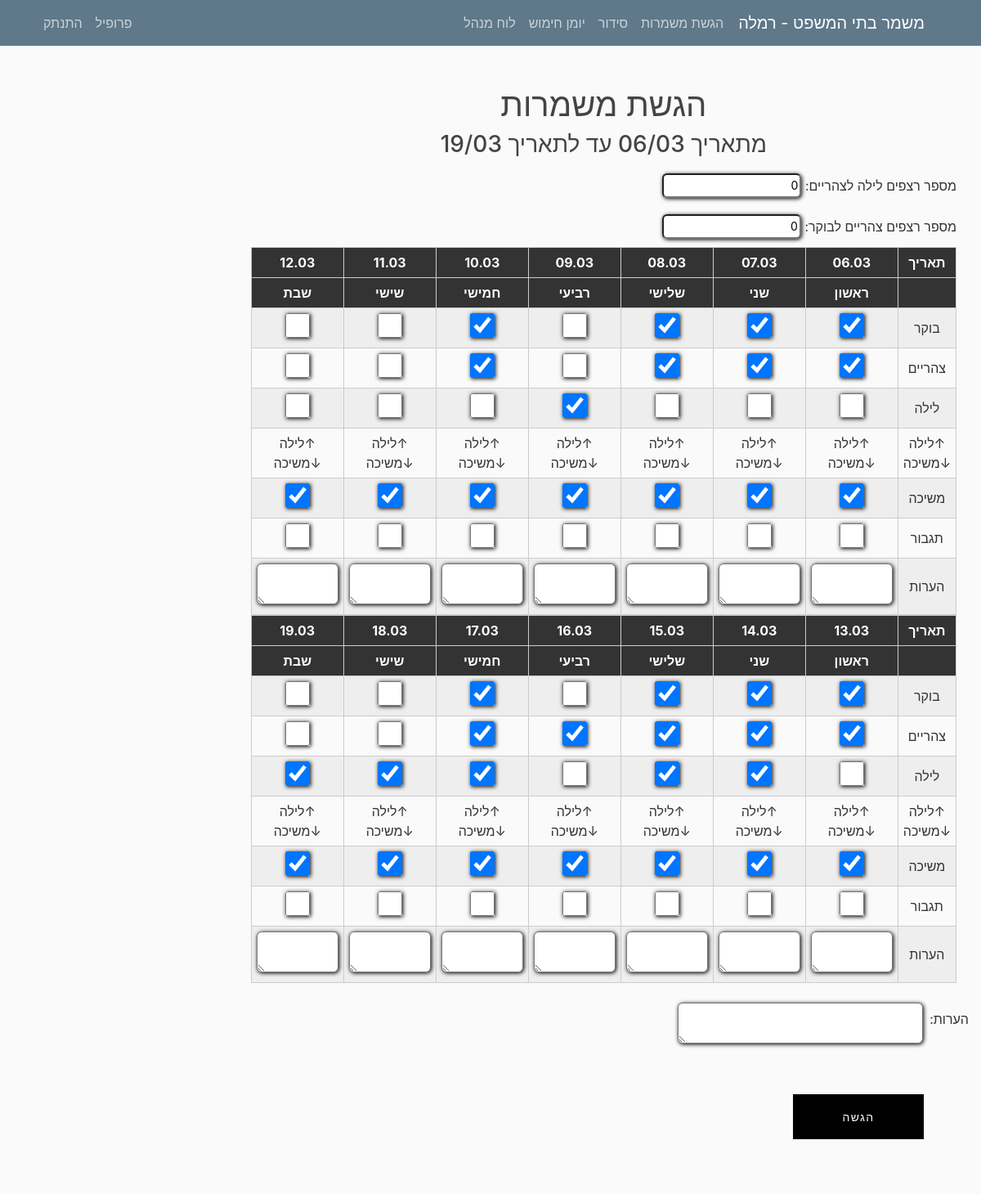
The app's page /serve/ (signed in) with its own data.
### mishmar/models.py (models this page shows, shortened)
class Settings(models.Model):
    submitting = models.BooleanField(default=True, verbose_name="ניתן להגיש/לשנות הגשות")
    pin_code = models.IntegerField(default=1234, verbose_name="קוד זיהוי")
    officer = models.CharField(max_length=20, verbose_name="קצין מתקן")
    city = models.CharField(max_length=100, verbose_name="עיר")
    max_seq0 = models.IntegerField(default=2, verbose_name="מספר רצפים מקסימלי לילה לצהריים")
    max_seq1 = models.IntegerField(default=2, verbose_name="מספר רצפים מקסימלי צהריים לבוקר")
    version = models.CharField(max_length=10, default="1.0", verbose_name="גרסה")
    friday_morning = models.BooleanField(default=False, verbose_name="שישי בוקר נחשב במינימום הגשות?", blank=True)
    friday_noon = models.BooleanField(default=False, verbose_name="שישי בצהריים נחשב במינימום הגשות?", blank=True)
    num_mags = models.PositiveIntegerField(default=3, verbose_name="מספר מחסניות")
    hand_cuffs = models.PositiveIntegerField(default=8, verbose_name="מספר אזיקים")
    num_mag_cases = models.PositiveIntegerField(default=8, verbose_name="מספר פונדות")
    num_gun_cases = models.PositiveIntegerField(default=8, verbose_name="מספר נרתיקים")

class Shift(models.Model):
    user = models.ForeignKey(User, on_delete=models.CASCADE)
    organization = models.ForeignKey(Organization1, on_delete=models.CASCADE, blank=True, null=True)
    notes = models.TextField(max_length=200, blank=True, verbose_name="הערות")
    seq_night = models.IntegerField(default=0, verbose_name="מ\"ס רצפים לילה לצהריים")
    seq_noon = models.IntegerField(default=0, verbose_name="מ\"ס רצפים צהריים לבוקר")
    weeks_data = JSONField()
    class Meta:
        verbose_name = "הגשה"
        verbose_name_plural = "הגשות"

### users/models.py (models this page shows, shortened)
class UserSettings(models.Model):
    user = models.OneToOneField(User, on_delete=models.CASCADE)
    nickname = models.CharField(default="אין", max_length=20, verbose_name="כינוי", blank=True)
    night = models.IntegerField(default=0, verbose_name="לילה")
    sat_night = models.IntegerField(default=0, verbose_name="שישי לילה/מוצ\"ש")
    fri_noon = models.IntegerField(default=0, verbose_name="שישי צהריים")
    sat_morning = models.IntegerField(default=0, verbose_name="שבת בוקר/צהריים")
    image = models.TextField(default="", verbose_name="תמונה", blank=True)
    sat = models.BooleanField(default=False, verbose_name="עושה רק מוצ\"ש")
    language = models.CharField(default="hebrew", max_length=30, verbose_name="שפה")
    class Meta:
        verbose_name = "הגדרות משתמש"
        verbose_name_plural = "הגדרות משתמשים"

### mishmar/views.py (the view, shortened to what this page needs)
# urls.py: path("serve/", views.shift_view, name="Serve"),
@login_required
def shift_view(request):
    organization = Organization.objects.order_by('-date')[0]
    notes_text = ""
    empty = False
    settings = Settings.objects.last()
    submitting = settings.submitting
    user_settings = USettings.objects.all().filter(user=request.user).first()
    days = []
    for x in range(organization.num_weeks * 7):
        days.append(Organization.objects.order_by('-date')[0].date + datetime.timedelta(days=x))
    events = Event.objects.all()
    for x in range(organization.num_weeks * 7):
        if len(events.filter(date2=days[x])) > 0:
            for ev in events.filter(date2=days[x]):
                if user_settings.nickname == ev.nickname:
                    message = f'לא לשכוח בתאריך {ev.date2} יש {ev.description}. אם יש שינוי להודיע!'
                    message = translate_text(message, request.user, "hebrew")
                    messages.info(request, message)
                elif ev.nickname == 'כולם':
                    message = f'לא לשכוח בתאריך {ev.date2} יש {ev.description}'
                    message = translate_text(message, request.user, "hebrew")
                    messages.info(request, message)
                elif ev.nickname == 'מנהלים' and isStaff(request.user):
                    message = f'לא לשכוח בתאריך {ev.date2} יש {ev.description}'
                    message = translate_text(message, request.user, "hebrew")
                    messages.info(request, message)
                elif ev.nickname == 'אחמשים' and is_manager(request.user):
                    message = f'לא לשכוח בתאריך {ev.date2} יש {ev.description}'
                    message = translate_text(message, request.user, "hebrew")
                    messages.info(request, message)
    if request.method == 'POST':
        if not submitting:
            messages.error(request, "לא ניתן כבר להגיש ולשנות משמרות")
            return redirect('Home')
        if not already_submitted(request.user):
            shift = Shift()
            shift_data_temp = {}
            for i in range(organization.num_weeks):
                shift_data_temp[str(i)] = {}
                for j in range(1, 8):
                    shift_data_temp[str(i)][f'M{j}'] = False
                    shift_data_temp[str(i)][f'P{j}'] = True
                    shift_data_temp[str(i)][f'A{j}'] = False
                    shift_data_temp[str(i)][f'N{j}'] = False
                    shift_data_temp[str(i)][f'R{j}'] = False
                    shift_data_temp[str(i)][f'notes{j}'] = ""
            shift.weeks_data = shift_data_temp
        else:
            org = Organization.objects.order_by('-date')[0]
            shifts = Shift.objects.filter(organization=org)
            shift = shifts.filter(user=request.user).first()
            notes_text = str(shift.notes)
        shift.user = request.user
        shift.organization = Organization.objects.order_by('-date').first()
        notes_area = request.POST.get("notesArea")
        shift.notes = notes_area
        shift.seq_night = request.POST.get(f"seq_night", 0)
        shift.seq_noon = request.POST.get(f"seq_noon", 0)
        shift_data_temp = {}
        for i in range(organization.num_weeks):
            shift_data_temp[str(i)] = {}
            for j in range(1, 8):
                shift_data_temp[str(i)][f'M{j}'] = False
                shift_data_temp[str(i)][f'P{j}'] = True
                shift_data_temp[str(i)][f'A{j}'] = False
                shift_data_temp[str(i)][f'N{j}'] = False
                shift_data_temp[str(i)][f'R{j}'] = False
                shift_data_temp[str(i)][f'notes{j}'] = ""
        for i in range(organization.num_weeks):
            for j in range(1, 8):
                shift_data_temp[str(i)][f"M{j}"] = checkbox(request.POST.get(f"M{j}_{i}", False))
                shift_data_temp[str(i)][f"P{j}"] = checkbox(request.POST.get(f"P{j}_{i}", False))
                shift_data_temp[str(i)][f"A{j}"] = checkbox(request.POST.get(f"A{j}_{i}", False))
                shift_data_temp[str(i)][f"N{j}"] = checkbox(request.POST.get(f"N{j}_{i}", False))
                shift_data_temp[str(i)][f"R{j}"] = checkbox(request.POST.get(f"R{j}_{i}", False))
                shift_data_temp[str(i)][f"notes{j}"] = request.POST.get(f"notes{j}_{i}", False)
        if not already_submitted(request.user):
            messages.success(request, translate_text(f'משמרות הוגשו בהצלחה!', request.user, "hebrew"))
        else:
            messages.success(request, translate_text(f'משמרות עודכנו בהצלחה!', request.user, "hebrew"))
        shift.weeks_data = shift_data_temp
        shift.save()
        shift_data = shift.weeks_data
        return redirect("Home")
    else:
        if not submitting:
            shifts = Shift.objects.order_by('-organization__date')
            if len(shifts.filter(user=request.user, organization=organization).order_by('-organization__date')) > 0:
                shift = shifts.filter(user=request.user).order_by('-organization__date').first()
                shift_data = shift.weeks_data
                notes_text = str(shift.notes)
            else:
                empty = True
        else:
            shifts = Shift.objects.filter(organization=organization)
            shift = shifts.filter(user=request.user).first()
            shift_data = shift.weeks_data
            notes_text = str(shift.notes)
    if not empty:
        context = {
            "shift": shift,
            "shift_data": shift_data,
            "days": days,
            "submitting": submitting,
            "notes_text": notes_text,
            "empty": empty,
            "manager": False,
        }
    else:
        context = {
            "empty": empty,
            "manager": False,
        }
    return render(request, "mishmar/shifts.html", context)

### mishmar/templates/mishmar/shifts.html (shortened to what this page needs)
{% extends "mishmar/base.html" %}
{% load crispy_forms_filters %}
{% load crispy_forms_tags %}
{% block content %}
{% if request.user.username != 'metagber' %}
    {% if empty %}
        <h1>לא הגשת משמרות עדיין וכבר לא ניתן השבוע</h1>
    {% elif not submitting %}
        <h3>לא ניתן להגיש/לשנות משמרות כבר</h3>
        <h5>מתאריך {{ days|first|date:"d/m" }} עד לתאריך {{ days|last|date:"d/m" }} הגשה אחרונה: </h5>
        {% block view_form %}
    {% include "mishmar/ShiftView.html" %}
{% endblock %}
    {% else %}
    <h1>הגשת משמרות</h1>
<h3>מתאריך {{ days|first|date:"d/m" }} עד לתאריך {{ days|last|date:"d/m" }}</h3>
        <form method="POST">
        <fieldset class="form-group">
    {% block form %}
    {% include "mishmar/ShiftView.html" %}
{% endblock %}
            </fieldset>
            <div class="form-group">
            <div class="con buttons">
      <button class="but effect01" type="submit"><span>הגשה</span></button>
    </div>
     </div>
        </form>
    {% endif %}
    {% endif %}
{% endblock content %}

### mishmar/templates/mishmar/base.html (shortened to what this page needs)
{% load static %}
<!DOCTYPE html>
<html dir = rtl>
<head>
    <link rel="stylesheet" href="https://maxcdn.bootstrapcdn.com/bootstrap/4.0.0/css/bootstrap.min.css">
    <link rel="stylesheet" type="text/css" href="{% static 'mishmar/main.css' %}">
    <link rel="stylesheet" type="text/css" href="{% static 'mishmar/matrix.css' %}">
    <link rel="stylesheet" type="text/css" href="{% static 'mishmar/neon.css' %}">
</head>
<body>
    <header class="site-header">
      <nav class="navbar navbar-expand-md navbar-dark bg-steel fixed-top">
        <div class="container">
          <a class="navbar-brand mr-4" style="margin-left: 0.5em" href="{% url 'Home' %}">משמר בתי המשפט - {{ ""|get_city }}</a>
          <div class="collapse navbar-collapse" id="navbarToggle">
            <div class="navbar-nav ">
              {% if request.user.is_authenticated %}
              {% if request.user.username != 'metagber' %}
              <a class="nav-item nav-link" href="{% url 'Serve' %}">{{ request.user|get_base_string:"1" }}</a>
                <a  class="nav-item nav-link" href="{% url 'Organization' %}">{{ request.user|get_base_string:"2" }}</a>
                {% endif %}
                <a  class="nav-item nav-link" href="{% url 'armingday' year='today'|getday|date:'Y' month='today'|getday|date:'b'|getmonth day='today'|getday|date:'d' %}">יומן חימוש</a>
                {% endif %}
                {% if request.user|isStaff %}
                    <a  class="nav-item nav-link" href="{% url 'staff-panel' %}">לוח מנהל</a>
                {% endif %}
            </div>
            <div class="navbar-nav mr-auto">
                {% if request.user.is_authenticated %}
                {% if request.user.username != 'metagber' %}
                    <a class="nav-item nav-link" href="{% url 'profile' %}">{{ request.user|get_base_string:"6" }}</a>
                    {% endif %}
                    <a class="nav-item nav-link" href="{% url 'logout' %}">{{ request.user|get_base_string:"7" }}</a>
                 {% else %}
                    <a class="nav-item nav-link" href="{% url 'login' %}">{{ request.user|get_base_string:"8" }}</a>
                    <a class="nav-item nav-link" href="{% url 'register' %}">{{ request.user|get_base_string:"9" }}</a>
                {% endif %}
            </div>
          </div>
        </div>
      </nav>
    </header>
    <main role="main" class="container">
      <div class="row" dir="rtl">
        <div>
          {% block content %}{% endblock %}
        </div>
      </div>
    </main>
</body>
</html>

### mishmar/templates/mishmar/ShiftView.html
<div style="padding:10px 0">
    {% if submitting %}
    <a>מספר רצפים לילה לצהריים: </a><input required type="number" min="0" {% if shift != None %} value="{{ shift.seq_night }}" {% else %} value="0" {% endif %} name="seq_night" id="id_seq_night">
    {% else %}
        <a>מספר רצפים לילה לצהריים: </a><input required type="number" min="0" {% if shift != None %} value="{{ shift.seq_night }}" {% else %} value="0" {% endif %} name="seq_night" id="id_seq_night" disabled>
    {% endif %}
</div>
<div style="padding:10px 0">
    {% if submitting %}
    <a>מספר רצפים צהריים לבוקר: </a><input required type="number" min="0" {% if shift != None %} value="{{ shift.seq_noon }}" {% else %} value="0" {% endif %} name="seq_noon" id="id_seq_noon">
    {% else %}
    <a>מספר רצפים צהריים לבוקר: </a><input required type="number" min="0" {% if shift != None %} value="{{ shift.seq_noon }}" {% else %} value="0" {% endif %} name="seq_noon" id="id_seq_noon" disabled>
    {% endif %}
</div>
{% for week in shift_data %}
<table class="responsive-table-input-matrix" style="align-items: center">
		<thead>
		<tr>
			<th>תאריך</th>
			{% for day in days|clip_days:forloop.counter0 %}
                <th>{{ day|date:"d.m" }}</th>
                {% endfor %}
		</tr>
		<tr>
			<th></th>
			<th>ראשון</th>
			<th>שני</th>
			<th>שלישי</th>
			<th>רביעי</th>
			<th>חמישי</th>
			<th>שישי</th>
			<th>שבת</th>
		</tr>
		</thead>
		<tbody>
		<tr style="align-content: end">
			<td>בוקר</td>
        {% for field in shift_data|get_served_week:week|get_list_dict_served:"M" %}
			<td><input type="checkbox" {% if not submitting %} disabled {% endif %} {% if field|default_if_none:False == True %} checked {% endif %} name="M{{ forloop.counter }}_{{ forloop.parentloop.counter0 }}"></td>
            {% endfor %}
		</tr>
		<tr>
			<td>צהריים</td>
            {% for field in shift_data|get_served_week:week|get_list_dict_served:"A" %}
            <td><input type="checkbox" {% if not submitting %} disabled {% endif %} {% if field|default_if_none:False == True %} checked {% endif %} name="A{{ forloop.counter }}_{{ forloop.parentloop.counter0 }}"></td>
            {% endfor %}
		</tr>
		<tr>
		<td>לילה</td>
        {% for field in shift_data|get_served_week:week|get_list_dict_served:"N" %}
        <td><input type="checkbox" {% if not submitting %} disabled {% endif %} {% if field|default_if_none:False == True %} checked {% endif %} name="N{{ forloop.counter }}_{{ forloop.parentloop.counter0 }}"></td>
        {% endfor %}
		</tr>
        <tr>
		<td>↑לילה<br>↓משיכה</td>
			<td>↑לילה<br>↓משיכה</td>
			<td>↑לילה<br>↓משיכה</td>
            <td>↑לילה<br>↓משיכה</td>
            <td>↑לילה<br>↓משיכה</td>
            <td>↑לילה<br>↓משיכה</td>
            <td>↑לילה<br>↓משיכה</td>
            <td>↑לילה<br>↓משיכה</td>
		</tr>
        <tr>
			<td>משיכה</td>
            {% for field in shift_data|get_served_week:week|get_list_dict_served:"P" %}
            <td><input type="checkbox" {% if not submitting %} disabled {% endif %} {% if field|default_if_none:False == True %} checked {% endif %} name="P{{ forloop.counter }}_{{ forloop.parentloop.counter0 }}"></td>
            {% endfor %}
		</tr>
        <tr>
			<td>תגבור</td>
            {% for field in shift_data|get_served_week:week|get_list_dict_served:"R" %}
            <td><input type="checkbox" {% if not submitting %} disabled {% endif %} {% if field|default_if_none:False == True %} checked {% endif %} name="R{{ forloop.counter }}_{{ forloop.parentloop.counter0 }}"></td>
            {% endfor %}
		</tr>
		<tr>
			<td>הערות</td>
            {% for field in shift_data|get_served_week:week|get_list_dict_served:"notes" %}
                <td><textarea name="notes{{ forloop.counter }}_{{ forloop.parentloop.counter0 }}" {% if not submitting %} disabled {% endif %} >{{ field|default_if_none:"" }}</textarea></td>
            {% endfor %}
		</tr>
		</tbody>
	</table>
{% endfor %}
            <div dir="rtl" class="row">
                <notes >
                    <a>הערות:</a>
                </notes>
                <div STYLE="margin-top: 1.5em">
                    <textarea name="notesArea" class="notesArea" {% if not submitting %} disabled {% endif %}>{{ notes_text }}</textarea>
                </div>
            </div>

### records on screen
Settings: city "רמלה"
Shift: seq_night "0", seq_noon "0"

### other values on screen
{{ request.user|get_base_string:"1" }} "הגשת משמרות"
{{ request.user|get_base_string:"2" }} "סידור"
{{ request.user|get_base_string:"6" }} "פרופיל"
{{ request.user|get_base_string:"7" }} "התנתק"
{{ days|last|date:"d/m" }} "19/03"
{{ day|date:"d.m" }} "06.03" "07.03" "08.03" "09.03" "10.03" "11.03" "12.03" "13.03" "14.03" "15.03" "16.03" "17.03" "18.03" "19.03"
